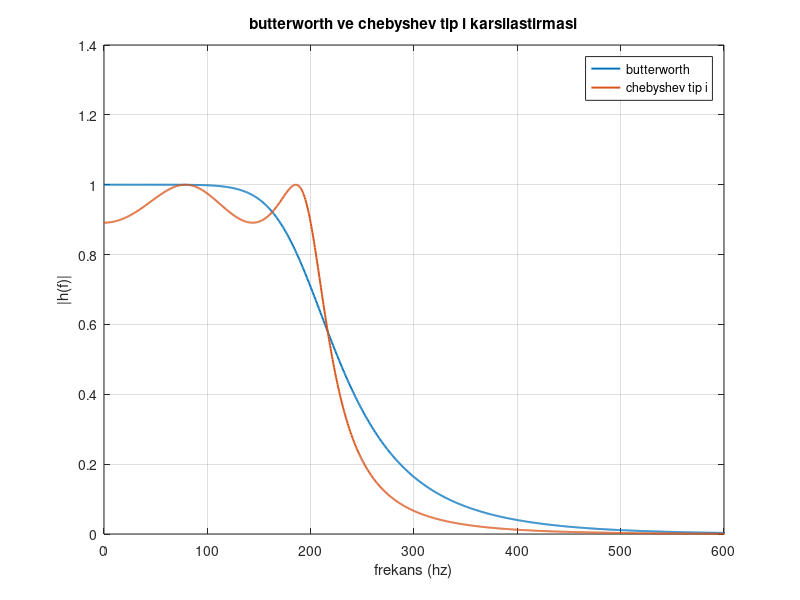

The MATLAB script that drew this image:
% butter_vs_cheby.m
% ayni mertebe ve kesim frekansina sahip butterworth ve chebyshev
% filtrelerinin karsilastirmasi.

% temizlik
clc; clear; close all;

% temel parametreler
fs = 2000;      % ornekleme frekansi (hz)
fc = 200;       % kesim frekansi (hz)
n = 4;          % filtre mertebesi
rp = 1;         % chebyshev tip i icin ripple degeri (db)

% normalize kesim frekansi
wn = fc / (fs/2);

% butterworth tasarimi
[b_butt, a_butt] = butter(n, wn, 'low');

% chebyshev tip i tasarimi
[b_cheb, a_cheb] = cheby1(n, rp, wn, 'low');

% frekans cevaplarinin hesaplanmasi
[h_butt, f] = freqz(b_butt, a_butt, 2048, fs);
[h_cheb, ~] = freqz(b_cheb, a_cheb, 2048, fs);

% gorsellestirme
figure;
plot(f, abs(h_butt), 'LineWidth', 1.4); hold on;
plot(f, abs(h_cheb), 'LineWidth', 1.4);
grid on;
xlabel('frekans (hz)');
ylabel('|h(f)|');
title('butterworth ve chebyshev tip i karsilastirmasi');
legend('butterworth', 'chebyshev tip i');
xlim([0 600]);

% grafigin assets klasorune kaydedilmesi
saveas(gcf, '../assets/butter_vs_cheby.png');
